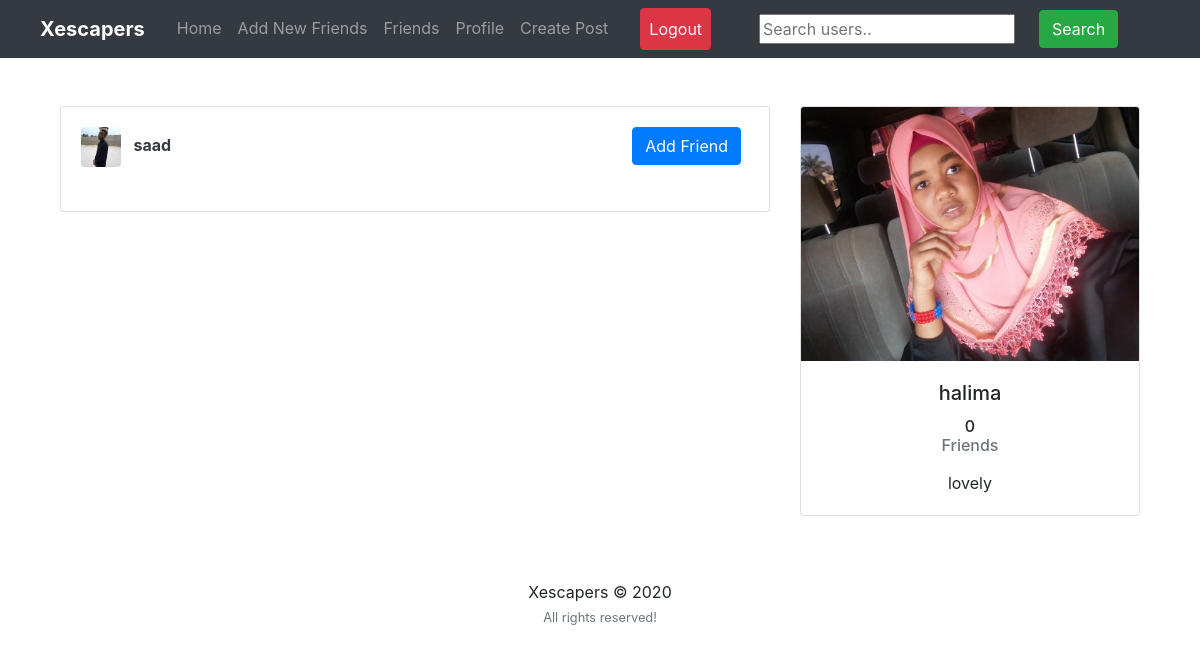
Screenshot of /users/ (signed in) with the database file from the repository.
### users/models.py (models this page shows)
class Profile(models.Model):
	user = models.OneToOneField(User, on_delete=models.CASCADE)
	image = models.ImageField(default='default.png', upload_to='profile_pics')
	slug = AutoSlugField(populate_from='user')
	bio = models.CharField(max_length=255, blank=True)
	friends = models.ManyToManyField("Profile", blank=True)
	def __str__(self):
		return str(self.user.username)
	def get_absolute_url(self):
		return "/users/{}".format(self.slug)

### users/views.py (the view)
# urls.py: path('users/', user_views.users_list, name='users_list'),
@login_required
def users_list(request):
	users = Profile.objects.exclude(user=request.user)
	sent_friend_requests = FriendRequest.objects.filter(from_user=request.user)
	sent_to = []
	friends = []
	for user in users:
		friend = user.friends.all()
		for f in friend:
			if f in friends:
				friend = friend.exclude(user=f.user)
		friends+=friend
	my_friends = request.user.profile.friends.all()
	for i in my_friends:
		if i in friends:
			friends.remove(i)
	if request.user.profile in friends:
		friends.remove(request.user.profile)
	random_list = random.sample(list(users), min(len(list(users)), 10))
	for r in random_list:
		if r in friends:
			random_list.remove(r)
	friends+=random_list
	for i in my_friends:
		if i in friends:
			friends.remove(i)
	for se in sent_friend_requests:
		sent_to.append(se.to_user)
	context = {
		'users': friends,
		'sent': sent_to
	}
	return render(request, "users/users_list.html", context)

### users/templates/users/users_list.html (shortened to what this page needs)
{% extends "feed/layout.html" %} {% load static %}  {% block searchform %}
    <form
      class="form-inline my-2 my-lg-0 ml-5"
      action="{% url 'search_users' %}"
      method="get"
    >
      <input name="q" type="text" placeholder="Search users.." />
      <button class="btn btn-success my-2 my-sm-0 ml-4" type="submit">
        Search
      </button>
    </form>
    {% endblock searchform %} {% block content %}
    <div class="container">
      <div class="row">
        <div class="col-md-8">
          {% if users %}
          <div class="card card-signin my-5">
            <div class="card-body">
              {% for user_p in users %}
              <a href="{{ user_p.get_absolute_url }}"
                ><img
                  src="{{ user_p.image.url }}"
                  class="rounded mr-2"
                  width="40"
                  height="40"
                  alt=""
              /></a>
              <a class="text-dark" href="{{ user_p.get_absolute_url }}"
                ><b>{{ user_p }}</b></a
              >
              {% if not user_p.user in sent %}
              <small class="float-right">
                <a
                  class="btn btn-primary mr-2"
                  href="{% url 'send_friend_request' user_p.id %}"
                  >Add Friend</a
                >
              </small>
              {% endif %}
              <br /><br />
              {% endfor %}
            </div>
          </div>
          {% else %}
          <h5><i>No new people to add now! Please come back later!</i></h5>
          {% endif %}
        </div>
        <div class="col-md-4">
          <div class="card card-signin my-5">
            <a href="{{ request.user.profile.get_absolute_url }}"
              ><img
                class="card-img-top"
                src="{{ request.user.profile.image.url }}"
                alt=""
            /></a>
            <div class="card-body">
              <h5 class="card-title text-center">{{ request.user }}</h5>
              <h6 class="text-center">
                {{ request.user.profile.friends.count }}
                <p class="text-muted">Friends</p>
              </h6>
              <p class="card-text text-center">{{ request.user.profile.bio }}</p>
            </div>
          </div>
        </div>
      </div>
      {% endblock content %} {% block jsfiles %}{% endblock jsfiles %}

### rows the page displays
Profile: image (picture), user.username "saad", shows "Add Friend"

### other values shown
{{ request.user }} "halima"
{{ request.user.profile.friends.count }} "0"
{{ request.user.profile.bio }} "lovely"
